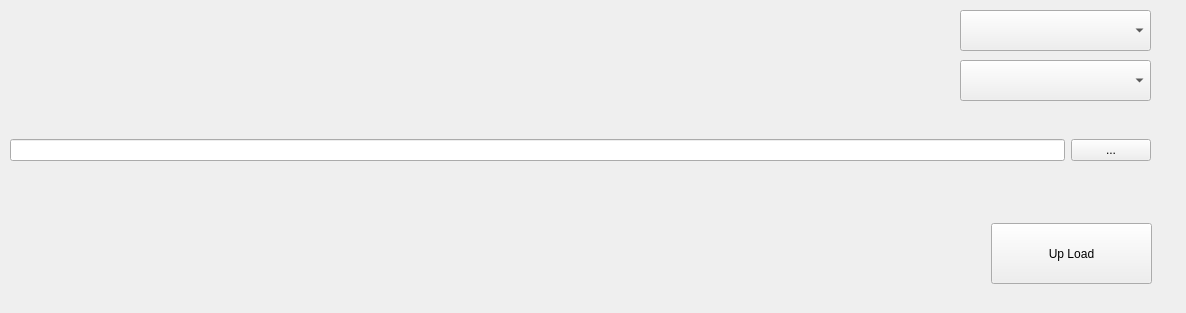
<?xml version="1.0" encoding="UTF-8"?>
<ui version="4.0">
 <class>Form</class>
 <widget class="QWidget" name="Form">
  <property name="geometry">
   <rect>
    <x>0</x>
    <y>0</y>
    <width>1186</width>
    <height>313</height>
   </rect>
  </property>
  <property name="windowTitle">
   <string>Form</string>
  </property>
  <widget class="QPushButton" name="pushButton">
   <property name="geometry">
    <rect>
     <x>991</x>
     <y>223</y>
     <width>161</width>
     <height>61</height>
    </rect>
   </property>
   <property name="text">
    <string>Up Load</string>
   </property>
  </widget>
  <widget class="QComboBox" name="comboBox">
   <property name="geometry">
    <rect>
     <x>960</x>
     <y>10</y>
     <width>191</width>
     <height>41</height>
    </rect>
   </property>
  </widget>
  <widget class="QWidget" name="horizontalLayoutWidget">
   <property name="geometry">
    <rect>
     <x>10</x>
     <y>110</y>
     <width>1141</width>
     <height>80</height>
    </rect>
   </property>
   <layout class="QHBoxLayout" name="horizontalLayout">
    <item>
     <widget class="QLineEdit" name="lineEdit"/>
    </item>
    <item>
     <widget class="QPushButton" name="pushButton_2">
      <property name="text">
       <string>...</string>
      </property>
     </widget>
    </item>
   </layout>
  </widget>
  <widget class="QComboBox" name="comboBox_2">
   <property name="geometry">
    <rect>
     <x>960</x>
     <y>60</y>
     <width>191</width>
     <height>41</height>
    </rect>
   </property>
  </widget>
 </widget>
 <resources/>
 <connections/>
</ui>
